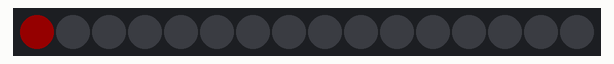
This sketch was run on a simulated ESP8266 (NodeMCU). Parts: 16 RGB LEDs in strip order, left to right. Dim RGB values are drawn brighter than linear.

Above: at 0.1 s.
At 4.8 s:
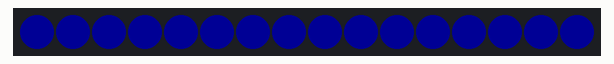
At 9.44 s:
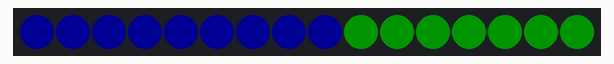
At 13.97 s:
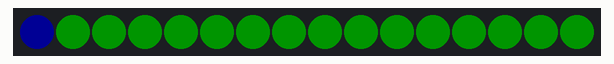
At 22.21 s:
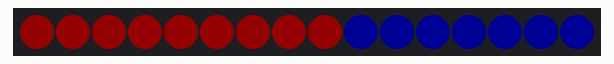
At 39.79 s:
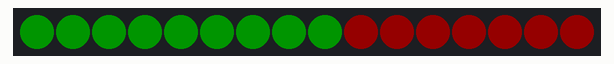

The sketch:

WS2812.ino
```cpp
  /*
VCC = 5V
DATA = 6
GROUND = GND
 */

#include <Adafruit_NeoPixel.h>
#ifdef __AVR__
  #include <avr/power.h>
#endif

  #define PIN D7

// Parameter 1 = number of pixels in strip
// Parameter 2 = Arduino pin number (most are valid)
// Parameter 3 = pixel type flags, add together as needed:
//   NEO_KHZ800  800 KHz bitstream (most NeoPixel products w/WS2812 LEDs)
//   NEO_KHZ400  400 KHz (classic 'v1' (not v2) FLORA pixels, WS2811 drivers)
//   NEO_GRB     Pixels are wired for GRB bitstream (most NeoPixel products)
//   NEO_RGB     Pixels are wired for RGB bitstream (v1 FLORA pixels, not v2)
//   NEO_RGBW    Pixels are wired for RGBW bitstream (NeoPixel RGBW products)
Adafruit_NeoPixel strip = Adafruit_NeoPixel(16, PIN, NEO_GRB + NEO_KHZ800);

// IMPORTANT: To reduce NeoPixel burnout risk, add 1000 uF capacitor across
// pixel power leads, add 300 - 500 Ohm resistor on first pixel's data input
// and minimize distance between Arduino and first pixel.  Avoid connecting
// on a live circuit...if you must, connect GND first.

void setup() {
  // This is for Trinket 5V 16MHz, you can remove these three lines if you are not using a Trinket
  #if defined (__AVR_ATtiny85__)
    if (F_CPU == 16000000) clock_prescale_set(clock_div_1);
  #endif
  // End of trinket special code

  strip.begin();
  strip.setBrightness(20);
  strip.show(); // Initialize all pixels to 'off'
}

void loop() {
  // Some example procedures showing how to display to the pixels:
  colorWipe(strip.Color(255, 0, 0), 50); // Red
  colorWipe(strip.Color(0, 255, 0), 50); // Green
  colorWipe(strip.Color(0, 0, 255), 50); // Blue

  delay(500);

}

// Fill the dots one after the other with a color
void colorWipe(uint32_t c, uint8_t wait) {
  for(uint16_t i=0; i<strip.numPixels(); i++) {
    strip.setPixelColor(i, c);
    strip.show();
    delay(100);
  }
}
```
